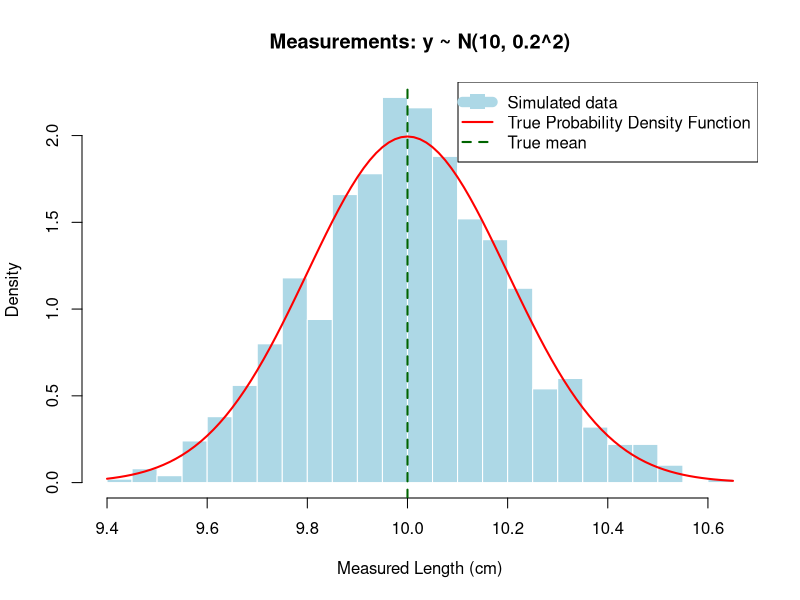

R code for this plot:
# -----------------------------
# Parameters
# -----------------------------
mu <- 10        # true length
sigma <- 0.2    # measurement noise
n <- 1000       # number of simulated measurements

# -----------------------------
# Simulate noisy measurements
# -----------------------------
set.seed(123)
y <- rnorm(n, mean = mu, sd = sigma)

# -----------------------------
# Plot histogram + true PDF
# -----------------------------
# Create histogram
hist(y,
     breaks = 30,
     freq = FALSE,        # density scale
     col = "lightblue",
     border = "white",
     main = "Measurements: y ~ N(10, 0.2^2)",
     xlab = "Measured Length (cm)")

# Add theoretical Gaussian curve
curve(dnorm(x, mean = mu, sd = sigma),
      col = "red",
      lwd = 2,
      add = TRUE)

# Add mean line
abline(v = mu, col = "darkgreen", lwd = 2, lty = 2)

# Add legend
legend("topright",
       legend = c("Simulated data", "True Probability Density Function", "True mean"),
       col = c("lightblue", "red", "darkgreen"),
       lwd = c(10, 2, 2),
       lty = c(1, 1, 2),
       pch = c(15, NA, NA),
       pt.cex = 2)
